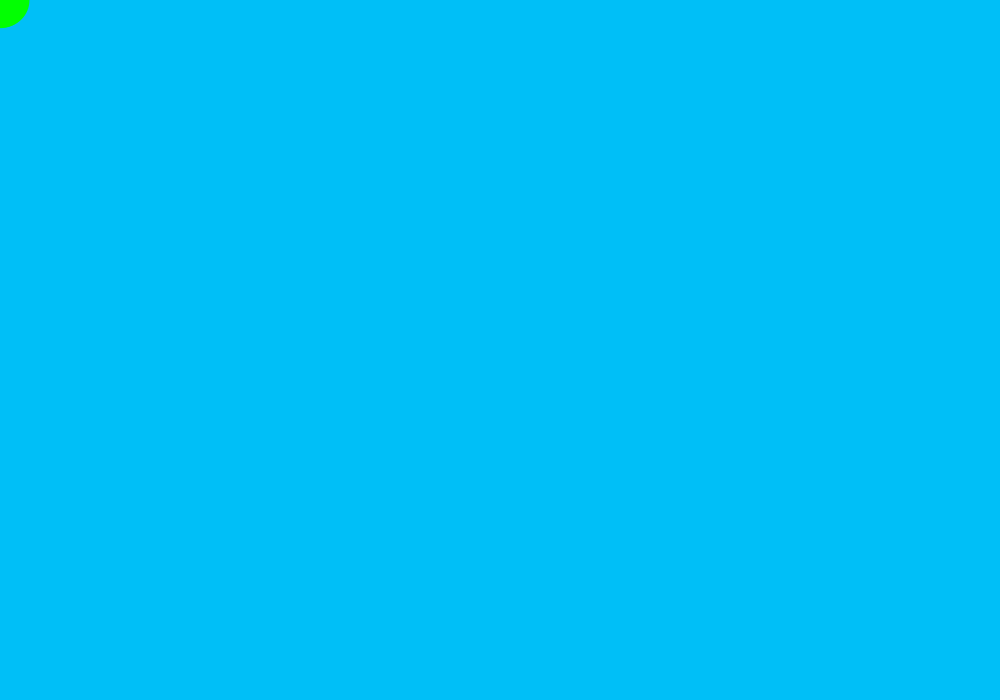
Frame 1 (no input)
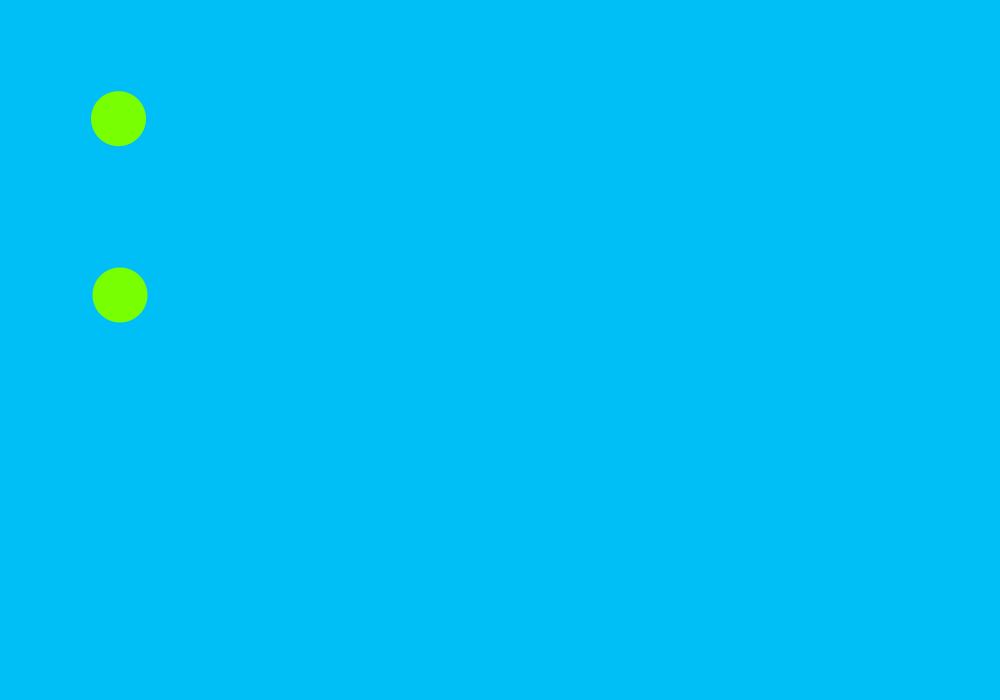
Frame 60 (the mouse pressed at the canvas centre just before this capture)
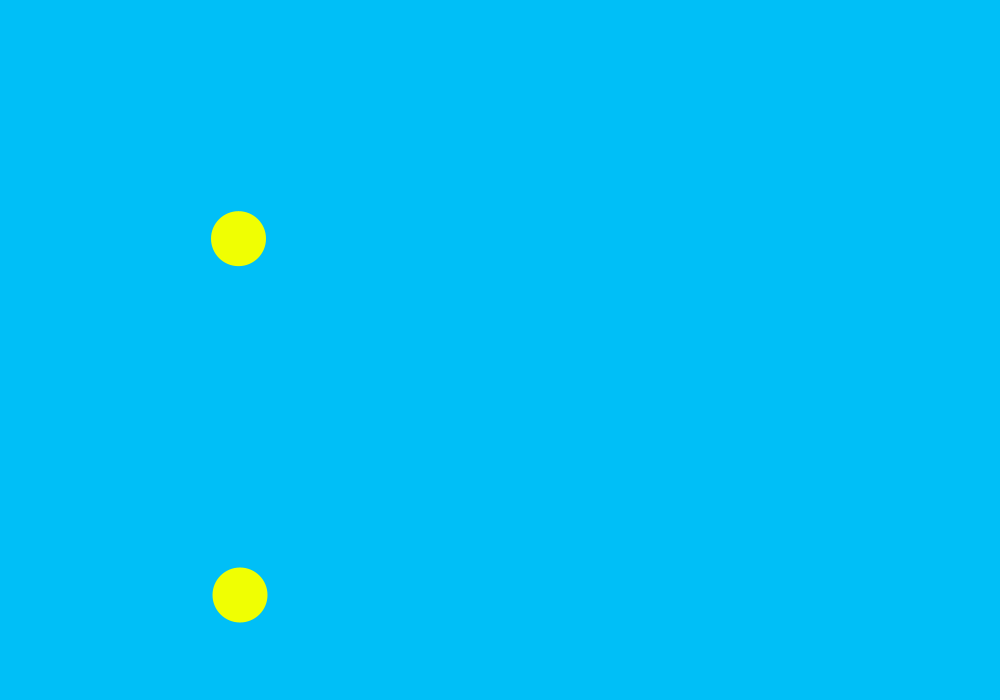
Frame 120 (the mouse held since frame 60 and released just before this capture)

The Processing sketch that drew these frames (run headless with seeded random() and noise(); from frame 60 on, the mouse is pressed at the canvas centre):

// Processing sketch: BOUNCING_BALLS
// ── BOUNCING_BALLS.pde
float x=2;
float y=2;
float a=0;
float b=5;
float c=.5;
float d=2;
float e=.66;
float f=2;


void setup() {
  size(1000, 700);
  frameRate(250);
   
}

void draw() {
 background(0, 191, 247);
  noStroke();
  fill(x, 255, y);
  ellipse(x, a, 55, 55);
 
  ellipse(c, e, 55, 55);
  x=x+y;
  a=a+b;
  c=c+d;
  e=e+f;

  //ball1
  if (x>=width) {
    y=-.5;
  }
  if (x<=0) {
    y=1;
  }
  if (a>=height) {
    b=-.75;
  }
  if (a<=0) {
    b=1;
  }

  //ball2
  if (c>=width) {
    d=-.75;
  }
  if (c<=0) {
    d=1;
  }
  if (e>=height) {
    f=-.25;
  }
  if (e<=0) {
    f=.75;
  }
}
